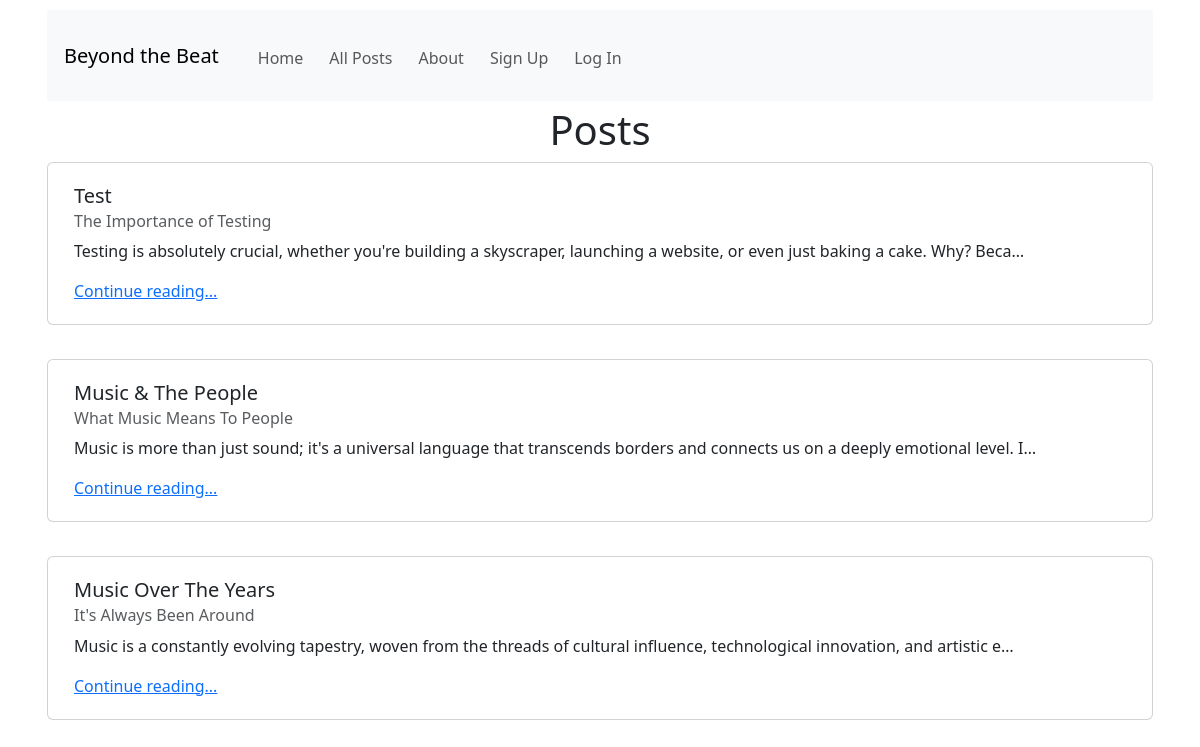
/posts/, run on an earlier commit of the app's database.
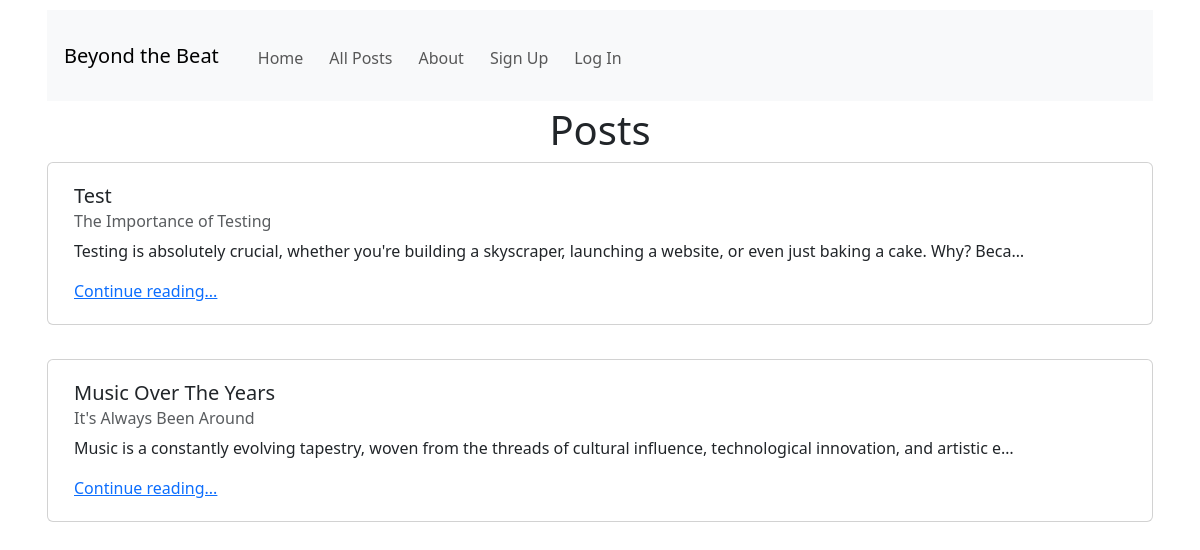
And on a later commit of the database.
### posts/models.py (models this page shows, shortened)
class Post(models.Model):
    title = models.CharField(max_length=128)
    subtitle = models.CharField(max_length=256)
    body = models.TextField()
    author = models.ForeignKey(
        get_user_model(),
        on_delete=models.CASCADE
    )
    status = models.ForeignKey(
        Status,
        on_delete=models.CASCADE
    )
    created_on = models.DateTimeField(auto_now_add=True)

### posts/views.py (the view)
# urls.py: path("", views.PostListView.as_view(), name="list"),
class PostListView(ListView):
    template_name = "posts/list.html"
    model = Post
    def get_context_data(self, **kwargs):
        context = super().get_context_data(**kwargs)
        pub_status = Status.objects.get(name="published")
        context["post_list"] = (
            Post.objects
            .filter(status=pub_status)
            .order_by("-created_on").reverse()
        )
        return context

### templates/posts/list.html (shortened to what this page needs)
{% extends "base.html" %}
{% block content %}
<h1>Posts</h1>
{% for post in post_list %}
<div class="card">
  <div class="card-body">
    <h5 class="card-title">{{ post.title }}</h5>
    <h6 class="card-subtitle mb-2 text-body-secondary">{{ post.subtitle }}</h6>
    <p class="card-text">{{ post.body|truncatechars:128 }}</p>
    <a href="{% url "detail" post.id %}" class="card-link">Continue reading...</a>
  </div>
</div>
<br />
{% endfor %}
{% endblock content %}

What changed in the data, as far as the page shows it:
no longer on this page (row edited): Post: title "Music & The People", subtitle "What Music Means To People", body "Music is more than just sound; it's a universal language that transcends borders and connects us on a deeply emotional level. I…"
